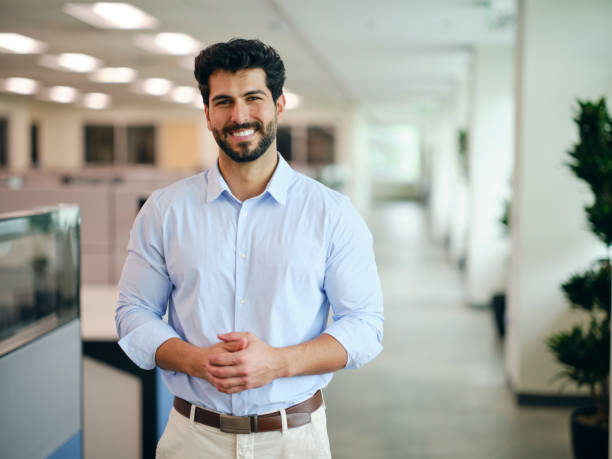
#> input picture Computer Vision Unit 2 Programing Assignment/06_Mean_Filter/input.jpg, 612 x 459 px
$ python program.py
#> lines starting #> are read from the running program, lines starting #| are printed output that depends on the picture
import cv2
img = cv2.imread("input.jpg", 0)
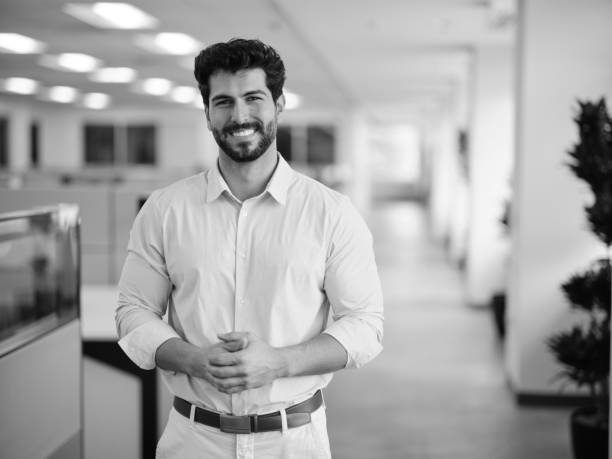
#> img: shape (459, 612); min 2, max 255, mean 165.6
mean = cv2.blur(img, (5, 4))
cv2.imshow("Original Image", img)
cv2.imshow("Mean Image", mean)
cv2.imwrite("output.png", mean)
cv2.waitKey(0)
cv2.destroyAllWindows()
